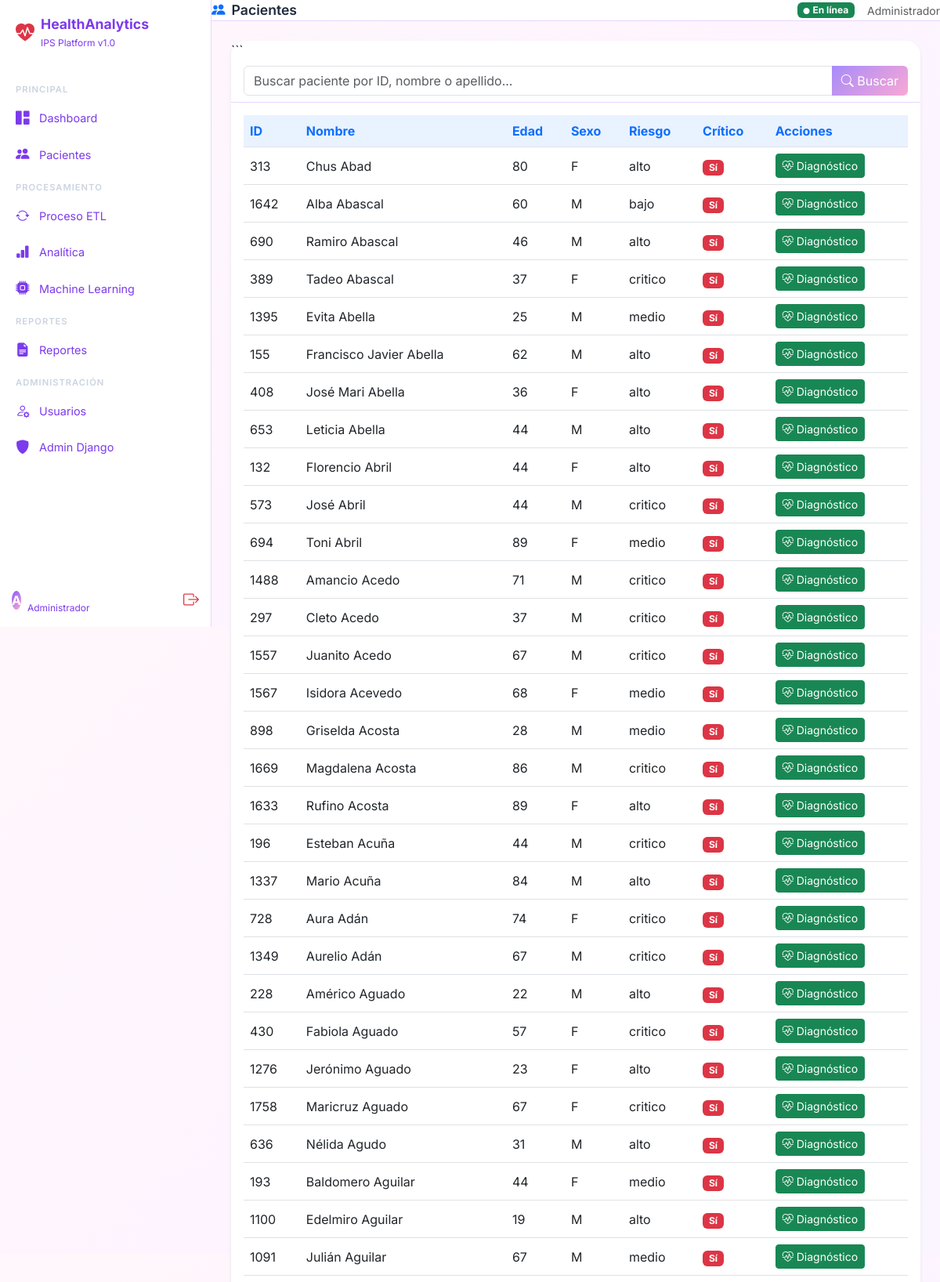
The page /dashboard/pacientes/ (signed in, upper part) on the database its author committed.
### authentication/models.py (models this page shows, shortened)
class Usuario(AbstractUser):
    ROL_CHOICES = [
        ('administrador', 'Administrador'),
        ('medico', 'Médico'),
        ('analista', 'Analista'),
    ]
    rol = models.CharField(max_length=20, choices=ROL_CHOICES, default='analista')
    telefono = models.CharField(max_length=20, blank=True, null=True)
    fecha_creacion = models.DateTimeField(auto_now_add=True)
    class Meta:
        verbose_name = 'Usuario'
        verbose_name_plural = 'Usuarios'
    @property
    def es_administrador(self):
        return self.rol == 'administrador'

### etl/models.py (models this page shows, shortened)
class Paciente(models.Model):
    RIESGO_CHOICES = [('bajo', 'Bajo'), ('medio', 'Medio'), ('alto', 'Alto'), ('critico', 'Crítico')]
    SEXO_CHOICES = [('M', 'Masculino'), ('F', 'Femenino')]
    id_paciente = models.IntegerField(unique=True, db_index=True)
    nombres = models.CharField(max_length=120)
    apellidos = models.CharField(max_length=120)
    edad = models.PositiveSmallIntegerField()
    sexo = models.CharField(max_length=1, choices=SEXO_CHOICES)
    peso = models.FloatField()
    altura = models.FloatField()
    imc = models.FloatField()
    clasificacion_imc = models.CharField(max_length=50, blank=True)
    presion_sistolica = models.PositiveSmallIntegerField()
    presion_diastolica = models.PositiveSmallIntegerField()
    frecuencia_cardiaca = models.PositiveSmallIntegerField()
    glucosa = models.FloatField()
    colesterol = models.FloatField()
    saturacion_oxigeno = models.FloatField()
    temperatura = models.FloatField()
    antecedentes_familiares = models.BooleanField(default=False)
    fumador = models.BooleanField(default=False)
    consumo_alcohol = models.BooleanField(default=False)
    actividad_fisica = models.CharField(max_length=50, blank=True)
    diagnostico_preliminar = models.CharField(max_length=120, blank=True)
    riesgo_enfermedad = models.CharField(max_length=20, choices=RIESGO_CHOICES, default='bajo')
    fecha_consulta = models.DateField()
    es_critico = models.BooleanField(default=False, db_index=True)
    fecha_creacion = models.DateTimeField(auto_now_add=True)
    fecha_actualizacion = models.DateTimeField(auto_now=True)
    class Meta:
        ordering = ['-es_critico', 'apellidos', 'nombres']
        verbose_name = 'Paciente'
        verbose_name_plural = 'Pacientes'

### dashboard/views.py (the view)
# urls.py: path('pacientes/', views.pacientes, name='pacientes'),
@login_required
def pacientes(request):
    qs = Paciente.objects.all()
    if request.GET.get('critico') == 'true':
        qs = qs.filter(es_critico=True)
    busqueda = request.GET.get('q')
    if busqueda:
        qs = qs.filter(
            Q(id_paciente__icontains=busqueda) |
            Q(nombres__icontains=busqueda) |
            Q(apellidos__icontains=busqueda)
        )
    return render(
        request,
        'dashboard/pacientes.html',
        {
            'pacientes': qs[:200],
            'busqueda': busqueda
        }
    )

### templates/dashboard/pacientes.html (shortened to what this page needs)
{% extends 'base.html' %}
{% block page_title %} <i class="bi bi-people-fill me-2 text-primary"></i>Pacientes
{% endblock %}
{% block content %}
<div class="card shadow-sm border-0">
```
<div class="card-header bg-white">
    <form method="GET">
        <div class="input-group">
            <input
                type="text"
                name="q"
                class="form-control"
                placeholder="Buscar paciente por ID, nombre o apellido..."
                value="{{ busqueda|default:'' }}"
            >
            <button class="btn btn-primary" type="submit">
                <i class="bi bi-search"></i>
                Buscar
            </button>
        </div>
    </form>
</div>
<div class="card-body table-responsive">
    <table class="table table-hover align-middle">
        <thead>
            <tr>
                <th>ID</th>
                <th>Nombre</th>
                <th>Edad</th>
                <th>Sexo</th>
                <th>Riesgo</th>
                <th>Crítico</th>
                <th>Acciones</th>
            </tr>
        </thead>
        <tbody>
            {% for p in pacientes %}
            <tr>
                <td>{{ p.id_paciente }}</td>
                <td>{{ p.nombres }} {{ p.apellidos }}</td>
                <td>{{ p.edad }}</td>
                <td>{{ p.sexo }}</td>
                <td>{{ p.riesgo_enfermedad }}</td>
                <td>
                    {% if p.es_critico %}
                        <span class="badge bg-danger">Sí</span>
                    {% else %}
                        <span class="badge bg-success">No</span>
                    {% endif %}
                </td>
                <td>
                    <button
                        class="btn btn-success btn-sm btn-diagnostico"
                        data-id="{{ p.id_paciente }}">
                        <i class="bi bi-heart-pulse"></i>
                        Diagnóstico
                    </button>
                </td>
            </tr>
            {% empty %}
            <tr>
                <td colspan="7" class="text-center text-muted">
                    No hay pacientes cargados. Ejecute el ETL.
                </td>
            </tr>
            {% endfor %}
        </tbody>
    </table>
</div>
</div>
{% endblock %}

### templates/base.html (shortened to what this page needs)
<!DOCTYPE html>
<html lang="es">
<head>
    {% load static %}
    <link href="https://cdn.jsdelivr.net/npm/bootstrap@5.3.0/dist/css/bootstrap.min.css" rel="stylesheet">
    <link href="https://cdn.jsdelivr.net/npm/bootstrap-icons@1.11.0/font/bootstrap-icons.css" rel="stylesheet">
</head>
<body>
    {% if user.is_authenticated %}
    <nav class="sidebar">
        <div class="sidebar-brand">
            <div class="d-flex align-items-center gap-2">
                <i class="bi bi-heart-pulse-fill text-danger fs-4"></i>
                <div>
                    <h4>HealthAnalytics</h4>
                    <small>IPS Platform v1.0</small>
                </div>
            </div>
        </div>
        <div class="sidebar-nav">
            <div class="nav-section-title">Principal</div>
            <a href="{% url 'dashboard:index' %}" class="nav-link {% if request.resolver_match.url_name == 'index' and request.resolver_match.namespace == 'dashboard' %}active{% endif %}">
                <i class="bi bi-grid-1x2-fill"></i> Dashboard
            </a>
            <a href="{% url 'dashboard:pacientes' %}" class="nav-link">
                <i class="bi bi-people-fill"></i> Pacientes
            </a>
            <div class="nav-section-title">Procesamiento</div>
            <a href="{% url 'etl:index' %}" class="nav-link">
                <i class="bi bi-arrow-repeat"></i> Proceso ETL
            </a>
            <a href="{% url 'analytics:index' %}" class="nav-link">
                <i class="bi bi-bar-chart-fill"></i> Analítica
            </a>
            <a href="{% url 'ml:index' %}" class="nav-link">
                <i class="bi bi-cpu-fill"></i> Machine Learning
            </a>
            <div class="nav-section-title">Reportes</div>
            <a href="{% url 'reports:index' %}" class="nav-link">
                <i class="bi bi-file-earmark-text-fill"></i> Reportes
            </a>
            {% if user.es_administrador %}
            <div class="nav-section-title">Administración</div>
            <a href="{% url 'dashboard:usuarios' %}" class="nav-link">
                <i class="bi bi-person-gear"></i> Usuarios
            </a>
            <a href="/admin/" class="nav-link">
                <i class="bi bi-shield-fill"></i> Admin Django
            </a>
            {% endif %}
        </div>
        <div style="position:absolute;bottom:0;left:0;right:0;padding:15px;border-top:1px solid rgba(255,255,255,0.1);">
            <div class="d-flex align-items-center gap-2">
                <div class="rounded-circle d-flex align-items-center justify-content-center"
                     style="background:linear-gradient(135deg,#8B5CF6,#F9A8D4);">
                    <span class="text-white fw-bold">{{ user.username|first|upper }}</span>
                </div>
                <div>
                    <div class="text-white" style="font-size:0.85rem;font-weight:500;">{{ user.username }}</div>
                    <div style="color:var(--sidebar-text);font-size:0.75rem;">{{ user.get_rol_display }}</div>
                </div>
                <a href="{% url 'authentication:logout' %}" class="ms-auto text-danger" title="Cerrar sesión">
                    <i class="bi bi-box-arrow-right fs-5"></i>
                </a>
            </div>
        </div>
    </nav>
    <div class="main-content">
        <div class="topbar">
            <div class="d-flex align-items-center gap-3">
                <span class="topbar-title">{% block page_title %}Dashboard{% endblock %}</span>
            </div>
            <div class="d-flex align-items-center gap-3">
                <span class="badge bg-success">
                    <i class="bi bi-circle-fill me-1" style="font-size:0.5rem;"></i>En línea
                </span>
                <span class="text-muted small">{{ user.get_rol_display }}</span>
            </div>
        </div>
        <div class="content-area">
            {% block content %}{% endblock %}
        </div>
    </div>
    {% else %}
    {% block auth_content %}{% endblock %}
    {% endif %}
</body>
</html>

### templates/base.html (style rules this page uses)
:root { --primary: #A78BFA; --primary-dark: #8B5CF6; --primary-glow: rgba(167,139,250,0.25); --secondary: #F9A8D4; --danger: #FCA5A5; --warning: #FDE68A; --purple: #C4B5FD; --teal: #A7F3D0; --orange: #FDBA74; --sidebar-bg: #FFFFFF; --sidebar-border: #E9D5FF; --sidebar-hover: #FAF5FF; --bg-main: #FFF7FB; --bg-card: #FFFFFF; --bg-card-hover: #FDF4FF; --border-color: #E9D5FF; --text-primary: #4C1D95; --text-secondary: #7C3AED; --text-muted: #A78BFA; --sidebar-text: #7C3AED; --sidebar-width: 270px; }
body { background: linear-gradient( 135deg,#FFF7FB 0%,#FDF4FF 50%,#FAF5FF 100% ); font-family: 'Inter', sans-serif; color: #4C1D95; }
.sidebar { position: fixed; top: 0; left: 0; width: var(--sidebar-width); height: 100vh; background: #FFFFFF; border-right: 1px solid #E9D5FF; overflow-y: auto; z-index: 1000; display: flex; flex-direction: column; }
.sidebar-brand { padding: 20px 20px 15px; border-bottom: 1px solid rgba(255,255,255,0.1); }
.sidebar-brand h4 { color: #7C3AED; font-weight: 700; margin: 0; font-size: 1.1rem; }
.sidebar-brand small { color: var(--sidebar-text); font-size: 0.75rem; }
.sidebar-nav { padding: 15px 0; }
.nav-section-title { color: rgba(168,184,204,0.6); font-size: 0.7rem; font-weight: 600; text-transform: uppercase; letter-spacing: 1px; padding: 10px 20px 5px; }
.sidebar .nav-link { color: var(--sidebar-text); padding: 10px 20px; display: flex; align-items: center; gap: 10px; border-radius: 0; transition: all 0.2s; font-size: 0.9rem; }
.sidebar .nav-link i { font-size: 1.1rem; width: 20px; }
.main-content { margin-left: var(--sidebar-width); min-height: 100vh; }
.topbar { background: #FFFFFF; border-bottom: 1px solid #E9D5FF; display: flex; justify-content: space-between; align-items: center; position: sticky; top: 0; z-index: 100; }
.topbar-title { font-weight: 600; color: #1e2a3a; font-size: 1.1rem; }
.content-area { padding: 25px; }
.card { background: #FFFFFF; border: 1px solid #F3E8FF; border-radius: 18px; box-shadow: 0 8px 25px rgba(167,139,250,0.12); transition: all .3s ease; }
.card-header { background: #FAF5FF; color: #7C3AED; border-bottom: 1px solid #E9D5FF; border-radius: 18px 18px 0 0 !important; font-weight: 600; }
.table { background-color: #ffffff; }
.table th { background-color: #e9f2ff; color: #0d6efd; }
.table td { background-color: #ffffff; color: #212529; }
.btn-primary { background: linear-gradient( 135deg, #A78BFA, #F9A8D4);border: none; }

### rows shown on the page
Usuario: username|first "A", rol "Administrador"
Paciente: id_paciente "313", nombres "Chus", apellidos "Abad", edad "80", sexo "F", riesgo_enfermedad "alto", es_critico "Sí"
Paciente: id_paciente "1642", nombres "Alba", apellidos "Abascal", edad "60", sexo "M", riesgo_enfermedad "bajo", es_critico "Sí"
Paciente: id_paciente "690", nombres "Ramiro", apellidos "Abascal", edad "46", sexo "M", riesgo_enfermedad "alto", es_critico "Sí"
Paciente: id_paciente "389", nombres "Tadeo", apellidos "Abascal", edad "37", sexo "F", riesgo_enfermedad "critico", es_critico "Sí"
Paciente: id_paciente "1395", nombres "Evita", apellidos "Abella", edad "25", sexo "M", riesgo_enfermedad "medio", es_critico "Sí"
Paciente: id_paciente "155", nombres "Francisco Javier", apellidos "Abella", edad "62", sexo "M", riesgo_enfermedad "alto", es_critico "Sí"
Paciente: id_paciente "408", nombres "José Mari", apellidos "Abella", edad "36", sexo "F", riesgo_enfermedad "alto", es_critico "Sí"
Paciente: id_paciente "653", nombres "Leticia", apellidos "Abella", edad "44", sexo "M", riesgo_enfermedad "alto", es_critico "Sí"
Paciente: id_paciente "132", nombres "Florencio", apellidos "Abril", edad "44", sexo "F", riesgo_enfermedad "alto", es_critico "Sí"
Paciente: id_paciente "573", nombres "José", apellidos "Abril", edad "44", sexo "M", riesgo_enfermedad "critico", es_critico "Sí"
Paciente: id_paciente "694", nombres "Toni", apellidos "Abril", edad "89", sexo "F", riesgo_enfermedad "medio", es_critico "Sí"
Paciente: id_paciente "1488", nombres "Amancio", apellidos "Acedo", edad "71", sexo "M", riesgo_enfermedad "critico", es_critico "Sí"
Paciente: id_paciente "297", nombres "Cleto", apellidos "Acedo", edad "37", sexo "M", riesgo_enfermedad "critico", es_critico "Sí"
Paciente: id_paciente "1557", nombres "Juanito", apellidos "Acedo", edad "67", sexo "M", riesgo_enfermedad "critico", es_critico "Sí"
Paciente: id_paciente "1567", nombres "Isidora", apellidos "Acevedo", edad "68", sexo "F", riesgo_enfermedad "medio", es_critico "Sí"
Paciente: id_paciente "898", nombres "Griselda", apellidos "Acosta", edad "28", sexo "M", riesgo_enfermedad "medio", es_critico "Sí"
Paciente: id_paciente "1669", nombres "Magdalena", apellidos "Acosta", edad "86", sexo "M", riesgo_enfermedad "critico", es_critico "Sí"
Paciente: id_paciente "1633", nombres "Rufino", apellidos "Acosta", edad "89", sexo "F", riesgo_enfermedad "alto", es_critico "Sí"
Paciente: id_paciente "196", nombres "Esteban", apellidos "Acuña", edad "44", sexo "M", riesgo_enfermedad "critico", es_critico "Sí"
Paciente: id_paciente "1337", nombres "Mario", apellidos "Acuña", edad "84", sexo "M", riesgo_enfermedad "alto", es_critico "Sí"
Paciente: id_paciente "728", nombres "Aura", apellidos "Adán", edad "74", sexo "F", riesgo_enfermedad "critico", es_critico "Sí"
Paciente: id_paciente "1349", nombres "Aurelio", apellidos "Adán", edad "67", sexo "M", riesgo_enfermedad "critico", es_critico "Sí"
Paciente: id_paciente "228", nombres "Américo", apellidos "Aguado", edad "22", sexo "M", riesgo_enfermedad "alto", es_critico "Sí"
Paciente: id_paciente "430", nombres "Fabiola", apellidos "Aguado", edad "57", sexo "F", riesgo_enfermedad "critico", es_critico "Sí"
Paciente: id_paciente "1276", nombres "Jerónimo", apellidos "Aguado", edad "23", sexo "F", riesgo_enfermedad "alto", es_critico "Sí"
Paciente: id_paciente "1758", nombres "Maricruz", apellidos "Aguado", edad "67", sexo "F", riesgo_enfermedad "critico", es_critico "Sí"
Paciente: id_paciente "636", nombres "Nélida", apellidos "Agudo", edad "31", sexo "M", riesgo_enfermedad "alto", es_critico "Sí"
Paciente: id_paciente "193", nombres "Baldomero", apellidos "Aguilar", edad "44", sexo "F", riesgo_enfermedad "medio", es_critico "Sí"
Paciente: id_paciente "1100", nombres "Edelmiro", apellidos "Aguilar", edad "19", sexo "M", riesgo_enfermedad "alto", es_critico "Sí"
Paciente: id_paciente "1091", nombres "Julián", apellidos "Aguilar", edad "67", sexo "M", riesgo_enfermedad "medio", es_critico "Sí"
